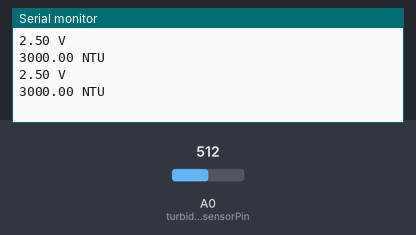
Bench run of a sketch on a simulated Arduino Uno, built with avr-gcc and run on an emulated ATmega328P. Shown: the last lines printed to the serial monitor. The test bench sets the inputs (shaded band); at power-on: A0 (turbidity_sensorPin) = 512.

Above: at 1.2 s.
1.3 s: A0 (turbidity_sensorPin) set to 716
At 1.9 s:
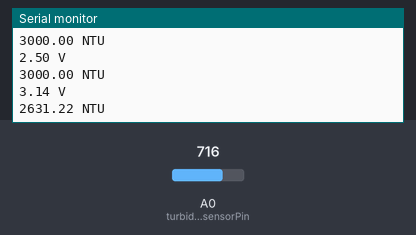
2.8 s: A0 (turbidity_sensorPin) set to 810
At 2.8 s:
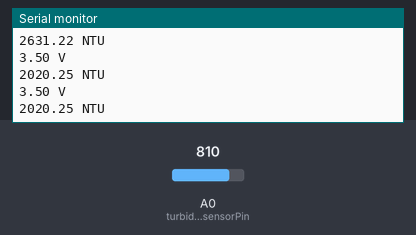
Timing chart, 0 to 5.8 s (numbered marks = the images above; inputs shaded):
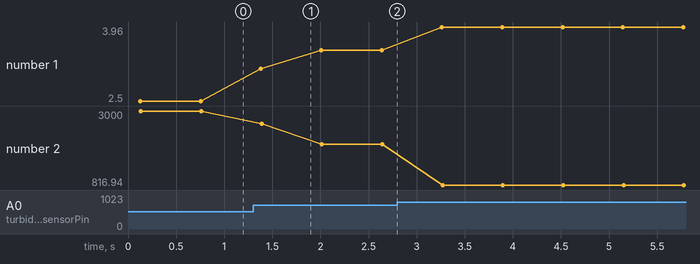

Measured:
- after the input at 1.3 s, the serial monitor: prints a new line after 0.08 s (image 1)
- plotted number 1: 2.5 → 3.5 after the input at 1.3 s, 3.5 → 3.96 after the input at 2.8 s
- plotted number 2: 3000 → 2020.25 after the input at 1.3 s, 2020.25 → 816.94 after the input at 2.8 s

The sketch:

Turbidity.ino
```cpp
int turbidity_sensorPin = A0;
float turbidity_volt;
float ntu;

void setup()
{
  Serial.begin(9600);

}

void loop()
{
    TurbidityRead();

}
void TurbidityRead(){
  turbidity_volt = 0;
  for(int i=0; i<800; i++)
  {
    turbidity_volt += ((float)analogRead(turbidity_sensorPin)/1023)*5;
//    turbidity_volt += ((float)analogRead(turbidity_sensorPin)/875)*5;
  }
  turbidity_volt = turbidity_volt/800;
  turbidity_volt = round_to_dp(turbidity_volt,2);
  if(turbidity_volt < 2.5){
    ntu = 3000;
  }else{
//    ntu = -1120.4*square(turbidity_volt)+5770.3*turbidity_volt-4352.2;
      ntu = -1120.4*square(turbidity_volt)+5742.3*turbidity_volt-4352.9;
  }
  Serial.print(turbidity_volt);
  Serial.print(" V");
  Serial.println();

  Serial.print(ntu);
  Serial.print(" NTU");
  Serial.println();
  delay(500);
}
float round_to_dp( float in_value, int decimal_place )
{
  float multiplier = powf( 10.0f, decimal_place );
  in_value = roundf( in_value * multiplier ) / multiplier;
  return in_value;
}
//void setup() {
//  Serial.begin(9600); //Baud rate: 9600
//}
//void loop() {
//  int sensorValue = analogRead(A0);// read the input on analog pin 0:
//  float voltage = sensorValue * (5.0 / 1024.0); // Convert the analog reading (which goes from 0 - 1023) to a voltage (0 - 5V):
//  Serial.println(voltage); // print out the value you read:
//  delay(500);
//}
```
